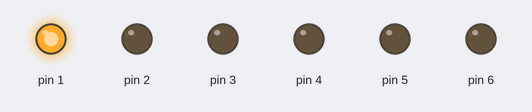
The sketch below on a simulated Arduino Uno, built with avr-gcc and run on an emulated ATmega328P. On the bench: output pins drawn as LEDs (lit = HIGH).

Above: at 0.15 s.
At 1.05 s:
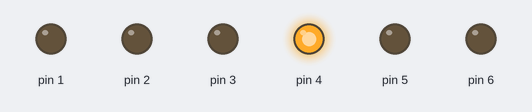
At 1.95 s:
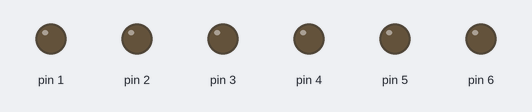
At 4.05 s:
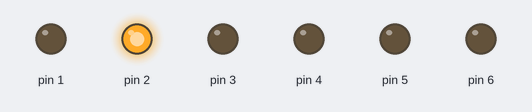
At 5.85 s:
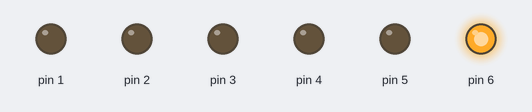
At 7.95 s:
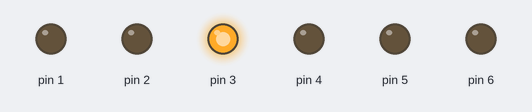
Timing chart, 0 to 8.3 s (numbered marks = the images above):
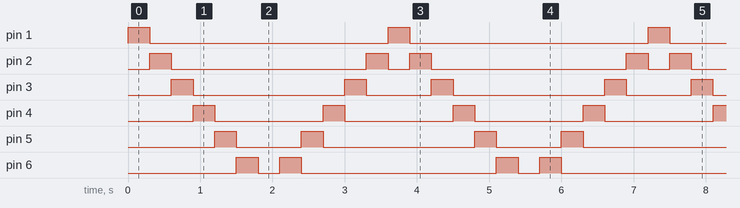

The sketch:

LedsColors.ino
```cpp
//PR4MOD1

void setup(){
for (int pines = 1; pines < 7; pines++){
pinMode (pines, OUTPUT);
}
}
int secuencia=0;
void loop(){
  while(secuencia<7){
    secuencia++;
	digitalWrite(secuencia, HIGH);
    delay (300);
    digitalWrite(secuencia, LOW);
  }

  while(secuencia>1){
    secuencia--;
	digitalWrite(secuencia, HIGH);
    delay (300);
    digitalWrite(secuencia, LOW);
  }
}
```

Measured:
- by itself, pin 1: alternates HIGH for 0.30 s and LOW for 3.3 s
- by itself, pin 2: repeats every 3.6 s: LOW 2.7 s, HIGH 0.30 s, LOW 0.30 s, HIGH 0.30 s
- by itself, pin 3: repeats every 3.6 s: LOW 2.1 s, HIGH 0.30 s, LOW 0.90 s, HIGH 0.30 s
- by itself, pin 4: alternates HIGH for 0.30 s and LOW for 1.5 s
- by itself, pin 5: repeats every 3.6 s: LOW 0.90 s, HIGH 0.30 s, LOW 2.1 s, HIGH 0.30 s
- by itself, pin 6: repeats every 3.6 s: LOW 0.30 s, HIGH 0.30 s, LOW 2.7 s, HIGH 0.30 s
